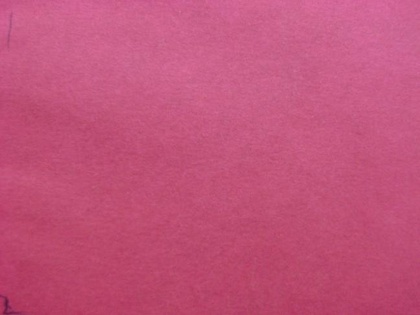
%> input picture bk2.JPG, 420 x 315 px, shrunk from 648 x 486 before the run
$ octave samplefile.m   (GNU Octave 9; MATLAB toolbox functions it lacks are replaced by stand-ins)
%> lines starting %> are read from the running program, lines starting %| are printed output that depends on the picture; in (x1, y1, x2, y2) boxes, pixels count from 0 and x2, y2 are one past the last pixel; in counts of white or black regions, pixels touching at a corner belong together; the program's own positions count from 1
### grainROI.m
function [ IROI] = grainROI(I ,OI, cno)

ss=size(I);
sy=0;

left=0;
top=0;
right=0;
bottom=0;

%Locate Left Starting
for i=1:ss(1)
    temp(i)=0;
    for j=1:ss(2)
        if I(i,j)~=cno
            temp(i)=temp(i)+1;
        else
            break;
        end
    end
end

left=min(temp);

%Locate top Starting
for j=1:ss(2)
    temp2(j)=0;
    for i=1:ss(1)
        if I(i,j)~=cno
            temp2(j)=temp2(j)+1;
        else
            break;
        end

    end
end

top=min(temp2);

%righSide End
for i=1:ss(1)
    temp(i)=0;
    for j=ss(2):-1:1
        if I(i,j)~=cno
            temp(i)=temp(i)+1;
        else
            break;
        end
    end
end
right=min(temp);


%Locate bottom Starting
for j=1:ss(2)
    temp2(j)=0;
    for i=ss(1):-1:1
        if I(i,j)~=cno
            temp2(j)=temp2(j)+1;
        else
            break;
        end

    end
end

bottom=min(temp2);

IROI=imcrop(OI,[left+1 top+1  ss(2)-left-right ss(1)-top-bottom]);
%  figure
%  imshow(IROI);
%  title('Grain Segment');
end

### samplefile.m
close all
clear all
J2=imread('bk2.jpg');%Background Image
%> J2 is the input picture: size 315x420x3 uint8; mean R, G, B 194.5, 83.8, 122.4

graintype = 1;%1.RICE,2.PAddy,3.Wheat
graingrade = 1;%1.BASMATI RICE,2.Sona Masuri
grainquality = 1;%A.1,B.2,C.3

InputImage = imread('BasmatiRice1A.JPG');
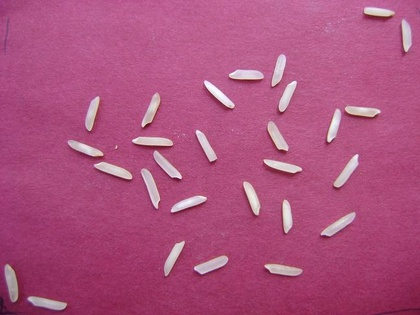
%> input picture BasmatiRice1A.JPG, 420 x 315 px, shrunk from 648 x 486 before the run
%> InputImage is the input picture: size 315x420x3 uint8; mean R, G, B 173.1, 81.8, 125.8

OJ=InputImage;
J=InputImage;
figure,imshow(J);
title('Input Image');

J=J-J2;%backgroud Subtraction
figure,imshow(J);
title('Backgroud Subtracted Image');

gsz=size(J);%gsz(1)--row,gsz(2)--col
%> gsz = [315 420 3]

I=rgb2gray(J);%gray Image
figure,imshow(J);
title('GrayScale Image');

 for i=1:gsz(1)%row
   for j=1:gsz(2)%col
        if  I(i,j)<30
            I(i,j)=0;
        else
            I(i,j)=255;
        end

    end
 end
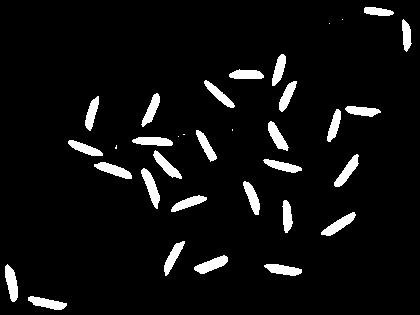
%> I: size 315x420 uint8; 6% white; 34 white regions (6 under 20 px), largest, box (x1, y1, x2, y2) and area: (141, 168, 160, 209) 341, (194, 255, 228, 274) 326, (321, 212, 356, 236) 322

figure,imshow(I);
 title('PreProcessed Image');

r=im2double(J(:,:,1));
g=im2double(J(:,:,2));
b=im2double(J(:,:,3));

th=acos((0.5*((r-g)+(r-b)))./((sqrt((r-g).^2+(r-b).*(g-b)))+eps));
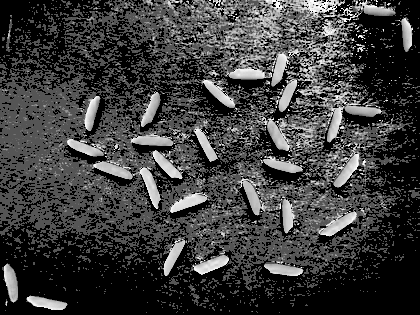
%> th: size 315x420 double; min 1.57, max 3.14, mean 1.95; drawn with min black and max white
H=th;
H(b>g)=2*pi-H(b>g);
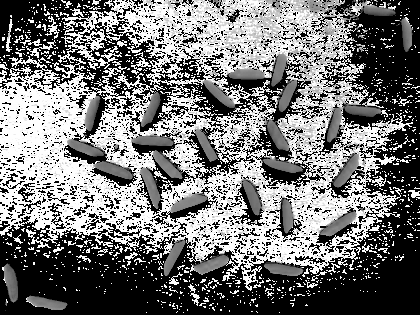
%> H: size 315x420 double; min 1.57, max 4.19, mean 2.78; drawn with min black and max white
H=H/(2*pi);%Normailsation
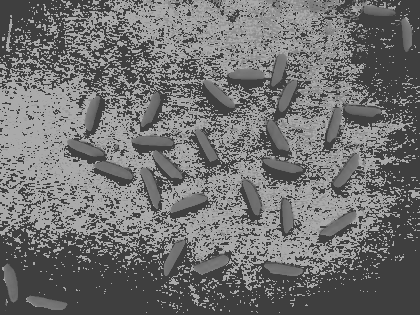
%> H: size 315x420 double; min 0.25, max 0.667, mean 0.442
level=graythresh(H);
%> level = 0.447

BW=im2bw(I,level);
figure,imshow(BW);
title('Binarised Image With Best Threshold')

ColSeg=OJ;
for i=1:size(BW,1)
  for j=1:size(BW,2)
      if BW(i,j)==0
          ColSeg(i,j,1)=0;
          ColSeg(i,j,2)=0;
          ColSeg(i,j,3)=0;
       end

  end
end
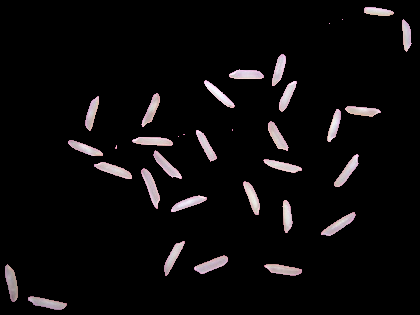
%> ColSeg: size 315x420x3 uint8; mean R, G, B 12.6, 11.2, 11.7
figure,imshow(ColSeg)
title('segmented Color Image')

[L num]=bwlabel(BW);
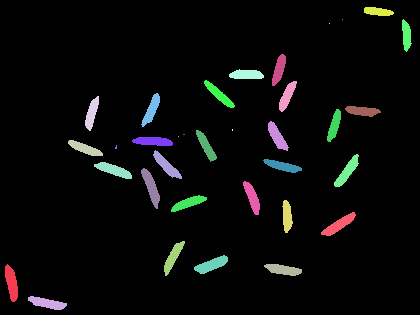
%> L: size 315x420 double; 35 distinct labels, from 0 to 34; one colour per label, 0 black
%> num = 34

 disp('Number OF Objects Are :')
 num
%> num = 34

gainpatch=zeros(1,max(max(L)));

for i=1:gsz(1)
			for j=1:gsz(2)
			if L(i,j)>0
				gainpatch(L(i,j))=gainpatch(L(i,j))+1;
			end
			end
		end
%> after the loop, gainpatch = 34 values, max 341 at index 9, min 1 at index 13, mean 231.7


gainpatch

graincount=1;
for i=1:max(max(L))
			if gainpatch(i)>=70
				grainsegment(graincount)=i;
				graincount=graincount+1;
			end
end
%> this loop made 34 passes
%> after the loop, grainsegment = 28 values from 1 to 34
graincount=graincount-1;
%> graincount = 28
fprintf('Number of grains Identified %d\n',graincount);
%| Number of grains Identified 28

grainsegment
%> grainsegment = 28 values from 1 to 34

avgArea=0;
		avgmajaxis=0;
		avgminaxis=0;
		avgaspratio=0;
		avgrmean=0;
		avggmean=0;
		avgbmean=0;

fp=fopen('mytestfile.txt','a');
for i=1:graincount
%> (the run ends here)
